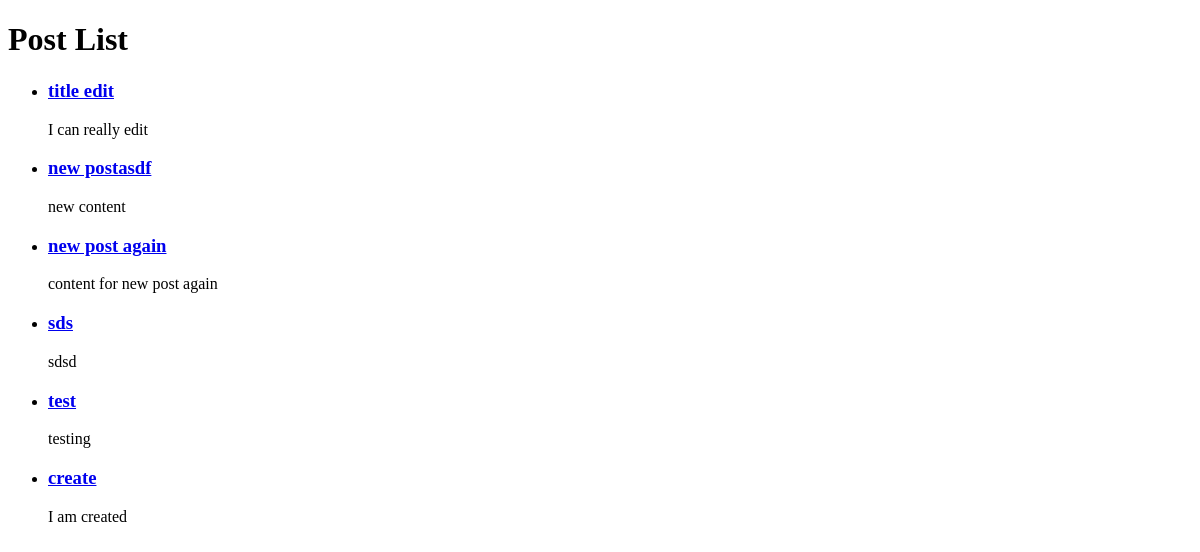
/posts/, run on an earlier commit of the app's database.
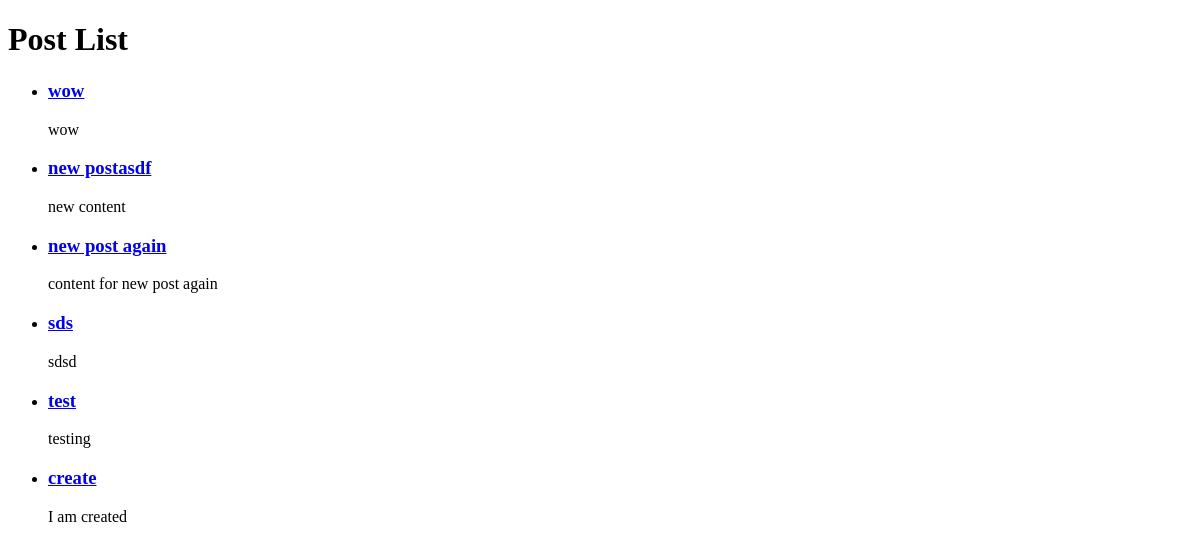
And on a later commit of the database.
### posts/models.py (models this page shows, shortened)
class Post(models.Model):
    title = models.CharField(max_length=120)
    content = models.TextField()
    updated = models.DateTimeField(auto_now=False, auto_now_add=False)
    timestamp = models.DateTimeField(auto_now=False, auto_now_add=True)
    class Meta:
        verbose_name = 'Post'
        verbose_name_plural = 'Posts'
    def get_absolute_url(self):
        return reverse('detail', kwargs={'id': self.id})

### posts/views.py (the view)
def post_list(request):
    post_list = Post.objects.all()
    return render(request, "posts/index.html", {
        "title": "List", "post_list": post_list})

### templates/posts/index.html (shortened to what this page needs)
<!DOCTYPE html>
<html lang="en">
<head>
</head>
<body>
    <h1>Post List</h1>
    <ul>
        {% for post in post_list %}
        <li>
            <h3>
                <a href='{{post.get_absolute_url}}'>{{post.title}}</a>
            </h3>
            <p>{{ post.content }}</p>
        </li>
        {% endfor %}
    </ul>
</body>
</html>

What changed in the data, as far as the page shows it:
changed Post: title "title edit" → "wow"; content "I can really edit" → "wow"
